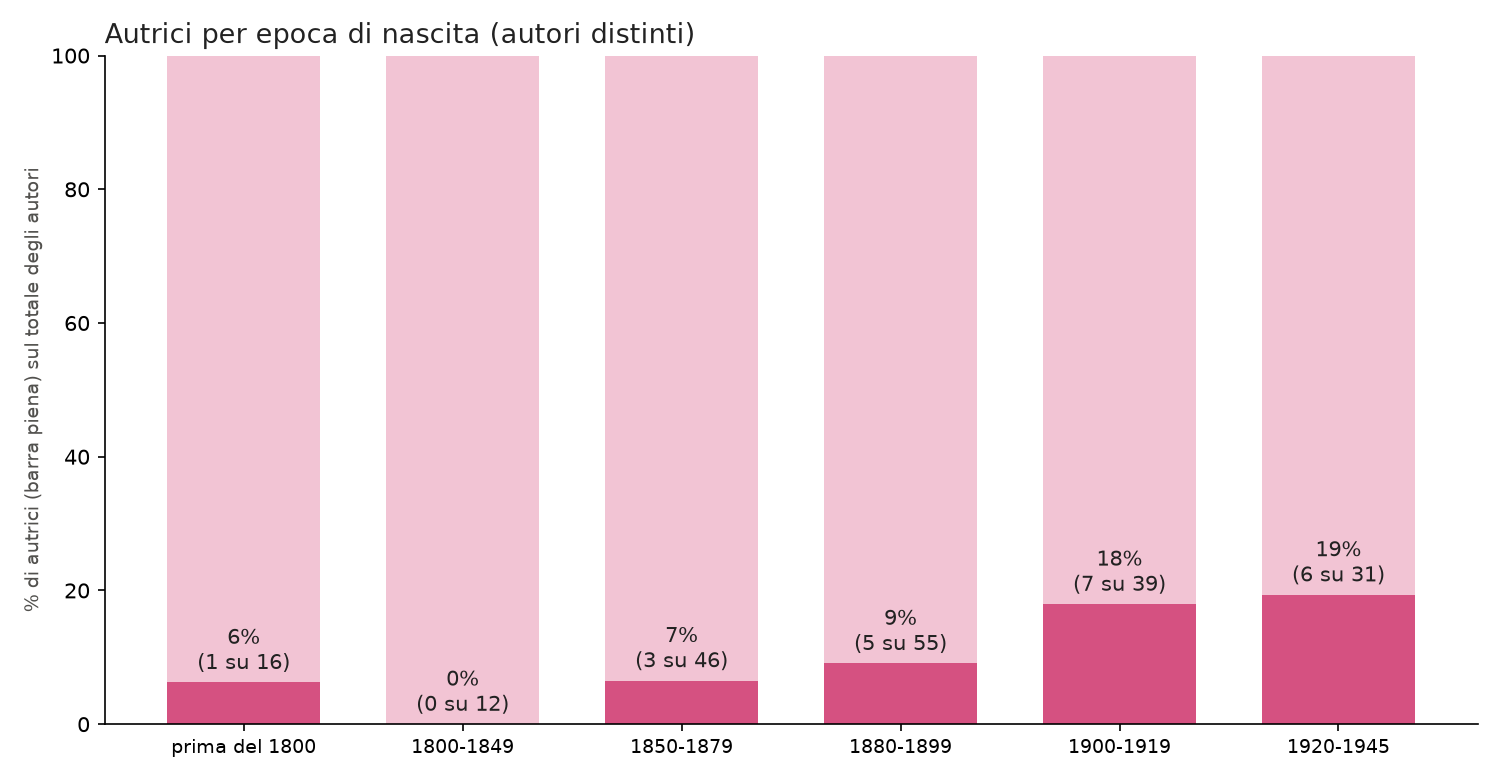

The script that saved this image:
import json
import re
from pathlib import Path

import matplotlib.pyplot as plt

ROSA, ROSA_SC = "#d55181", "#f2c4d4"
EPOCHE = [("prima del 1800", 0, 1800), ("1800-1849", 1800, 1850), ("1850-1879", 1850, 1880),
          ("1880-1899", 1880, 1900), ("1900-1919", 1900, 1920), ("1920-1945", 1920, 1946)]

libri = json.loads(Path("dataset_completo.json").read_text(encoding="utf-8"))
autori = {}
for l in libri:
    m = re.search(r"(\d{4})", l.get("data_nascita_autore") or "")
    if l.get("genere_autore") in ("M", "F") and m:
        autori[l["autore"]] = (l["genere_autore"], int(m.group(1)))

etich, donne, tot = [], [], []
for nome, lo, hi in EPOCHE:
    g = [x for x, y in autori.values() if lo <= y < hi]
    etich.append(nome); tot.append(len(g)); donne.append(sum(x == "F" for x in g))
pct = [d / t * 100 if t else 0 for d, t in zip(donne, tot)]

fig, ax = plt.subplots(figsize=(10, 5.2))
ax.bar(range(len(pct)), [100] * len(pct), color=ROSA_SC, width=0.7)
ax.bar(range(len(pct)), pct, color=ROSA, width=0.7)
for i, (p, d, t) in enumerate(zip(pct, donne, tot)):
    ax.text(i, p + 2, f"{p:.0f}%\n({d} su {t})", ha="center", fontsize=10, color="#222222")
ax.set_xticks(range(len(pct)))
ax.set_xticklabels(etich, fontsize=9)
ax.set_ylim(0, 100)
ax.set_ylabel("% di autrici (barra piena) sul totale degli autori", color="#52514e", fontsize=9)
ax.set_title("Autrici per epoca di nascita (autori distinti)", loc="left", fontsize=13, color="#222222")
for lato in ("top", "right"):
    ax.spines[lato].set_visible(False)
fig.tight_layout()
fig.savefig("autrici_epoche.png", dpi=150, facecolor="white")
print(f"{sum(donne)} autrici su {sum(tot)} autori con data di nascita nota")
for e, p, d, t in zip(etich, pct, donne, tot):
    print(f"  {e}: {p:.0f}% ({d}/{t})")
